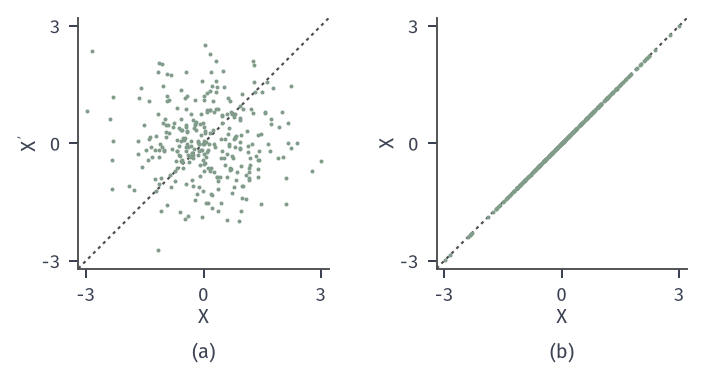

Reproduce this figure in Python.
from pathlib import Path
import sys
HERE = Path(__file__).resolve().parent
sys.path.insert(0, str(HERE.parent/'dcomp-common'))
from common import *
# Two couplings of N(0,1) with itself; 300 simulated pairs, seed 717.
# (a) independent copies (X, X'): E|X-X'|^2 = 2 (empirical value recorded).
# (b) identity coupling (X, X): cost 0 = W_2^2. Diagonal y=x drawn in grey.
rng = np.random.default_rng(SEED)
n = 300
X = rng.standard_normal(n); Xp = rng.standard_normal(n)
fig, axs = figure(width_mm=100, height_mm=52, ncols=2)
panel(fig, left=.1, right=.98, top=.95, bottom=.27, wspace=.35)
for ax, Y in zip(axs, (Xp, X)):
    ax.plot([-3.2, 3.2], [-3.2, 3.2], color=STROKE, lw=.85, ls=DOT)
    ax.plot(X, Y, 'o', ms=1.6, color=GREEN, mew=0)
    ax.set_xlim(-3.2, 3.2); ax.set_ylim(-3.2, 3.2); ax.set_aspect('equal')
    ax.set_xticks([-3, 0, 3]); ax.set_yticks([-3, 0, 3])
axlab(axs[0], '$X$', "$X'$"); axlab(axs[1], '$X$', '$X$')
tags(fig, axs)
save(fig, HERE, 'figure', {'seed': SEED, 'n': n, 'empirical_mean_sq_diff_indep': float(np.mean((X-Xp)**2))})
